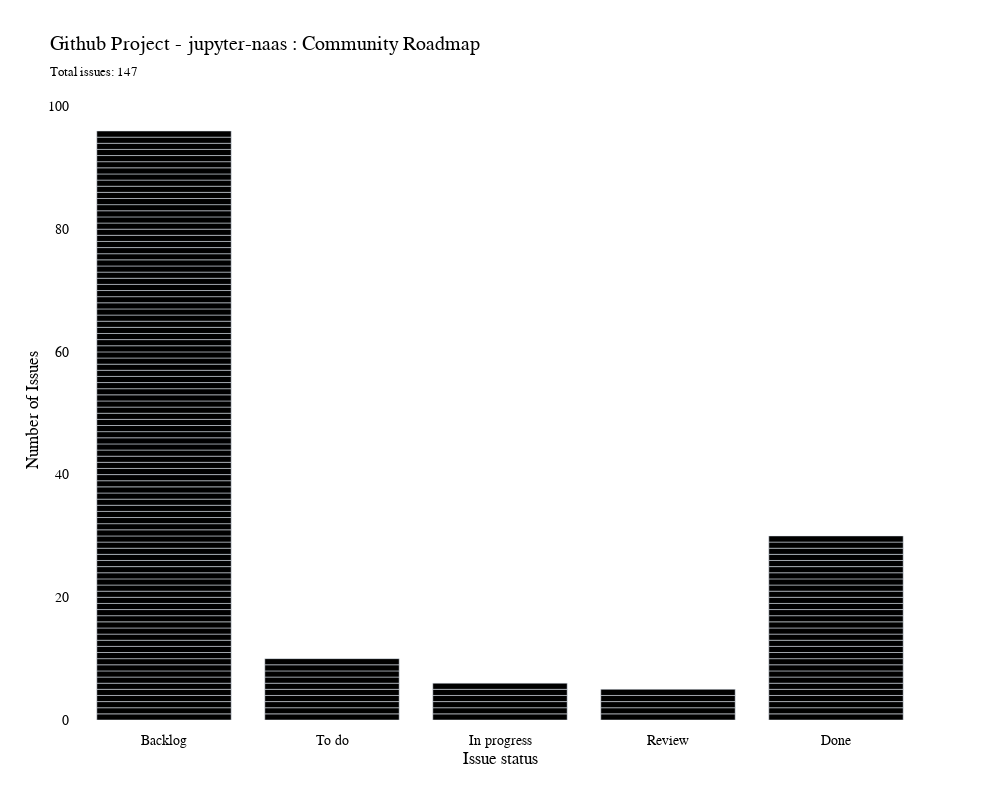

Here is the notebook cell this chart was saved with:
### Markdown cell above
### Plotting a bar graph for issues

### Code cell
def create_barchart(df, project_url):
    df_issues['count']=1
    df_issues.groupby('issue_status')['count'].sum().reset_index()
    # Create fig
    fig = px.bar(df,
           title=f"Github Project - {project_url.split('/')[-2]} : {df_issues['project_name'].unique()[0]} <br><span style='font-size: 13px;'>Total issues: {df_issues.groupby('issue_status')['count'].sum().sum()}</span>",
           x="issue_status",
           y="count",
           labels={
               'issue_status':'Issue status',
               'count':"Number of Issues"
          })
    fig.update_traces(marker_color='black')
    fig.update_layout(
        plot_bgcolor="#ffffff",
        width=1000,
        height=800,
        font=dict(family="Arial", size=14, color="black"),
        paper_bgcolor="white",
        margin_pad=10,
    )
    fig.show()
    return fig

fig = create_barchart(df_issues, project_url)

### Figure 1 — Plotly figure (JSON) as saved in the notebook; plotly's stock layout.template omitted (floating-point values rounded to 4 significant figures; data arrays with more than 128 entries replaced by an {"elided": "..."} marker saying what was removed)
{"data": [{"alignmentgroup": "True", "hovertemplate": "Issue status=%{x}<br>Number of Issues=%{y}<extra></extra>", "legendgroup": "", "marker": {"color": "black"}, "name": "", "offsetgroup": "", "orientation": "v", "showlegend": false, "textposition": "auto", "type": "bar", "x": {"elided": "147 str values"}, "xaxis": "x", "y": {"elided": "147 int values"}, "yaxis": "y"}], "layout": {"barmode": "relative", "font": {"color": "black", "family": "Arial", "size": 14}, "height": 800, "legend": {"tracegroupgap": 0}, "margin": {"pad": 10}, "paper_bgcolor": "white", "plot_bgcolor": "#ffffff", "title": {"text": "Github Project - jupyter-naas : Community Roadmap <br><span style='font-size: 13px;'>Total issues: 147</span>"}, "width": 1000, "xaxis": {"anchor": "y", "autorange": true, "domain": [0, 1], "range": [-0.5, 4.5], "title": {"text": "Issue status"}, "type": "category"}, "yaxis": {"anchor": "x", "autorange": true, "domain": [0, 1], "range": [0, 101.1], "title": {"text": "Number of Issues"}, "type": "linear"}}}
